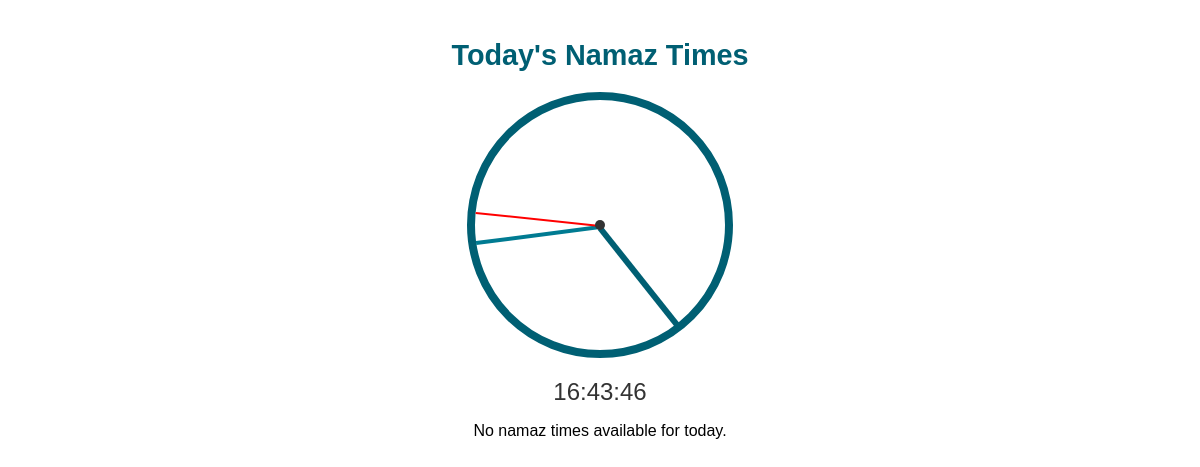
The page /namaz-times/ on the database as committed earlier.
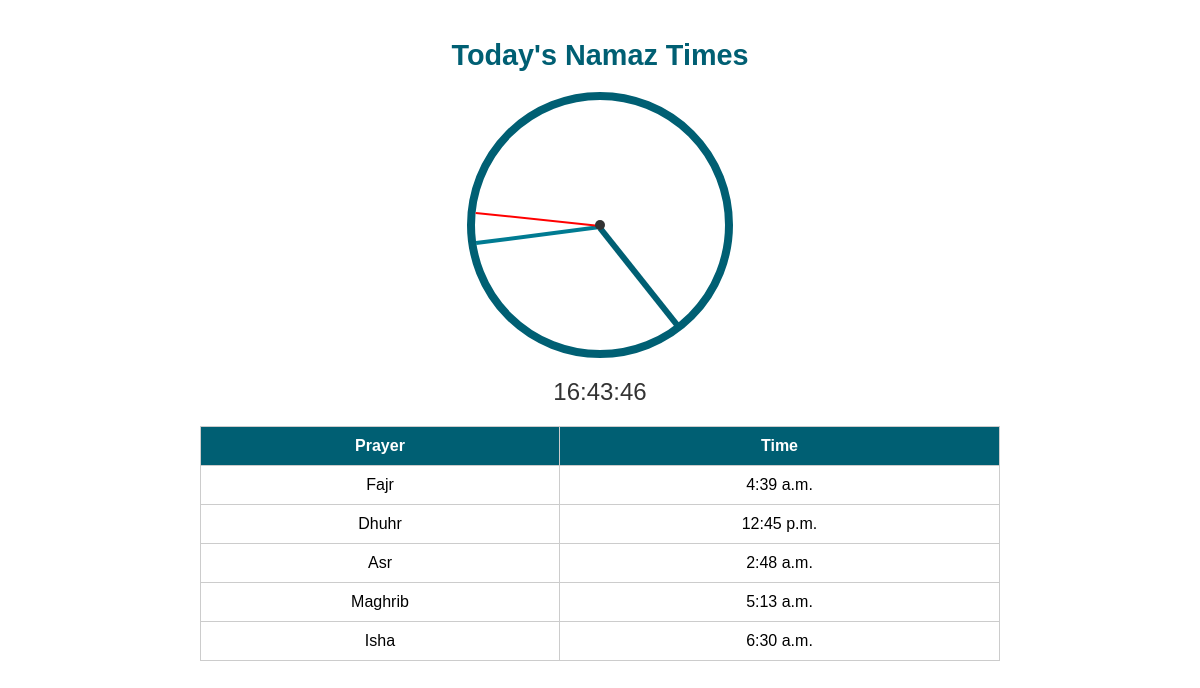
The same page on the database as committed later.
### community_fund/models.py (models this page shows, shortened)
class NamazTime(models.Model):
    date = models.DateField()
    fajr_time = models.TimeField()
    dhuhr_time = models.TimeField()
    asr_time = models.TimeField()
    maghrib_time = models.TimeField()
    isha_time = models.TimeField()

### community_fund/views.py (the view)
# urls.py: path('namaz-times/', views.namaz_times_view, name='namaz_times'),
def namaz_times_view(request):
    today = date.today()
    namaz_times = NamazTime.objects.filter(date=today).first()  # Fetch today's namaz times
    context = {
        'namaz_times': namaz_times,
    }
    return render(request, 'namaz_times.html', context)

### community_fund/templates/namaz_times.html (shortened to what this page needs)
<!DOCTYPE html>
<html lang="en">
<head>
</head>
<body>
    <div class="container">
        <h1>Today's Namaz Times</h1>
        <div class="clock">
            <div class="hand hour" id="hour-hand"></div>
            <div class="hand minute" id="minute-hand"></div>
            <div class="hand second" id="second-hand"></div>
            <div class="center"></div>
        </div>
        <div class="digital-clock" id="digital-clock"></div>
        {% if namaz_times %}
        <table class="namaz-table">
            <thead>
                <tr>
                    <th>Prayer</th>
                    <th>Time</th>
                </tr>
            </thead>
            <tbody>
                <tr>
                    <td class="prayer-name">Fajr</td>
                    <td>{{ namaz_times.fajr_time }}</td>
                </tr>
                <tr>
                    <td class="prayer-name">Dhuhr</td>
                    <td>{{ namaz_times.dhuhr_time }}</td>
                </tr>
                <tr>
                    <td class="prayer-name">Asr</td>
                    <td>{{ namaz_times.asr_time }}</td>
                </tr>
                <tr>
                    <td class="prayer-name">Maghrib</td>
                    <td>{{ namaz_times.maghrib_time }}</td>
                </tr>
                <tr>
                    <td class="prayer-name">Isha</td>
                    <td>{{ namaz_times.isha_time }}</td>
                </tr>
            </tbody>
        </table>
        {% else %}
        <p style="text-align: center;">No namaz times available for today.</p>
        {% endif %}
    </div>
</body>
</html>

### community_fund/templates/namaz_times.html (style rules this page uses)
body { font-family: Arial, sans-serif; margin: 0; padding: 0; box-sizing: border-box; }
.container { width: 90%; max-width: 800px; margin: auto; padding: 20px; }
h1 { text-align: center; color: #005F73; font-size: 1.8rem; }
.clock { position: relative; width: 250px; height: 250px; margin: 20px auto; border: 8px solid #005F73; border-radius: 50%; background: white; }
.hand { position: absolute; width: 50%; background: #333; top: 50%; transform-origin: 100%; transform: rotate(90deg); }
.hour { height: 6px; background: #005F73; }
.minute { height: 4px; background: #007B92; }
.second { height: 2px; background: red; }
.center { position: absolute; top: 50%; left: 50%; width: 10px; height: 10px; background: #333; border-radius: 50%; transform: translate(-50%, -50%); }
.digital-clock { text-align: center; font-size: 1.5rem; color: #333; margin-top: 10px; }
.namaz-table { width: 100%; border-collapse: collapse; margin-top: 20px; }
.namaz-table th, .namaz-table td { padding: 10px; border: 1px solid #ccc; text-align: center; font-size: 1rem; }
.namaz-table th { background-color: #005F73; color: white; }

Rows that differ between the two databases and show on the page:
added NamazTime: fajr_time "4:39 a.m.", dhuhr_time "12:45 p.m.", asr_time "2:48 a.m.", maghrib_time "5:13 a.m.", isha_time "6:30 a.m."
Other text that changed with them:
text no longer shown: "No namaz times available for today."
text now shown: "Prayer Time Fajr Dhuhr Asr Maghrib Isha"
